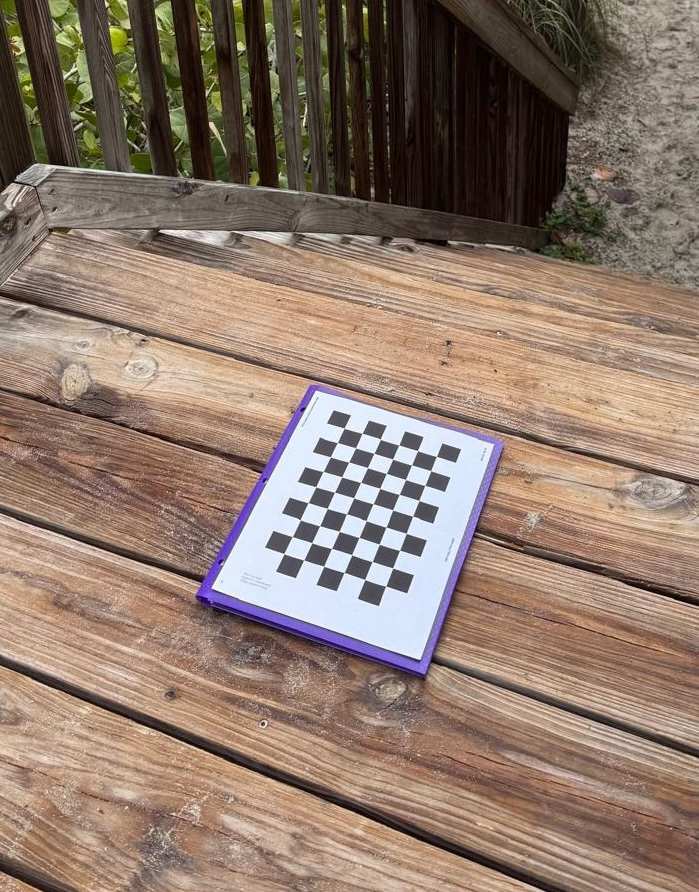
#> input picture data/images/1.jpg, 699 x 892 px; its folder holds 4 pictures in this run
$ python run_calibration.py
#> lines starting #> are read from the running program, lines starting #| are printed output that depends on the picture
### calibration/utils.py
import os, glob, json
import cv2
import numpy as np

# io helpers
def sorted_image_paths(folder, patterns=(".jpg", ".jpeg", ".JPG", ".JPEG")):
#> called with folder = 'data/images', patterns = ('.jpg', '.jpeg', '.JPG', '.JPEG')
    paths = []
    for p in patterns:
        paths.extend(glob.glob(os.path.join(folder, f"*{p}")))
#> pass 2 of the loop in sorted_image_paths, `for p in patterns:`:
#> pass 3 of the loop in sorted_image_paths, `for p in patterns:`:
#> the loop made 4 passes; the first 3 are shown
    # On case-insensitive filesystems multiple patterns may match the same file
    # (e.g. '*.jpg' and '*.JPG'). Deduplicate while preserving order.
    seen = set()
    unique = []
    for p in paths:
        key = os.path.normcase(os.path.abspath(p))
        if key not in seen:
            seen.add(key)
            unique.append(p)
    return sorted(unique)

# [5 lines left out: function read_gray, not called in this run]

# math helpers
class Utils:
    # [42 lines left out: functions project_points, draw_coordinate_frame, build_Lambda, json_read, not called in this run]

### calibration/calib_io.py
import json
import numpy as np
from typing import Dict


def save_calibration_json(calib: Dict, out_path: str):
    with open(out_path, "w") as f:
        json.dump(calib, f, indent=2)


# [6 lines left out: function load_calibration_json, not called in this run]

### scripts/run_calibration.py
#!/usr/bin/env python3
import os
import sys
import argparse
import numpy as np
import cv2

# Ensure project root is on sys.path so `from calibration import ...` works
_PROJECT_ROOT = os.path.dirname(os.path.dirname(os.path.abspath(__file__)))
if _PROJECT_ROOT not in sys.path:
    sys.path.insert(0, _PROJECT_ROOT)

from calibration.core import undistort_image
from calibration.calib_io import save_calibration_json
from calibration.utils import sorted_image_paths


def main():
    """Run calibration using OpenCV calibrateCameraExtended with ordered image paths.

    This version:
      * Keeps a single sorted list of image paths.
      * Detects chessboard corners in that order; successful detections are appended.
      * Uses cv2.calibrateCameraExtended to obtain per-view RMS errors (per_view_errors).
      * Does NOT fix distortion coefficients by default; optional flags expose common fixes.
      * Saves ordered used image paths and per-image RMSE to JSON.
    """

    ap = argparse.ArgumentParser(description="CSE5283 camera calibration (calibrateCameraExtended)")
    ap.add_argument("--images_dir", type=str, default="data/images", help="Folder with chessboard images")
    ap.add_argument("--cols", type=int, default=9, help="Inner corners across (columns)")
    ap.add_argument("--rows", type=int, default=6, help="Inner corners down (rows)")
    ap.add_argument("--square_size", type=float, default=22.0, help="Square size (mm)")
    ap.add_argument("--out_json", type=str, default="data/results/calibration.json", help="Output calibration JSON path")
    ap.add_argument("--preview_image", type=str, default=None, help="Optional image to undistort for preview")
    ap.add_argument("--preview_out", type=str, default="data/results/undistort_preview.jpg", help="Where to save side-by-side preview")
    ap.add_argument("--undistort_alpha", type=float, default=0.5, help="Alpha for getOptimalNewCameraMatrix (0..1)")
    ap.add_argument("--undistort_center_pp", action="store_true", help="Center principal point in new camera matrix for preview")
    ap.add_argument("--visualize_corners_to", type=str, default=None, help="If set, save detected-corners images to this folder")
    # Optional calibration flags (off by default)
    ap.add_argument("--zero-tangent", dest="zero_tangent", action="store_true", help="Add CALIB_ZERO_TANGENT_DIST")
    ap.add_argument("--fix-principal-point", dest="fix_principal_point", action="store_true", help="Add CALIB_FIX_PRINCIPAL_POINT")
    ap.add_argument("--fix-aspect", dest="fix_aspect", action="store_true", help="Add CALIB_FIX_ASPECT_RATIO (requires initial fx)")
    ap.add_argument("--rational", dest="rational", action="store_true", help="Add CALIB_RATIONAL_MODEL")
    ap.add_argument("--thin-prism", dest="thin_prism", action="store_true", help="Add CALIB_THIN_PRISM_MODEL")
    ap.add_argument("--tilt", dest="tilt", action="store_true", help="Add CALIB_TILTED_MODEL")
    args = ap.parse_args()

    pattern_size = (args.cols, args.rows)
    print("[1/3] Listing images...")
    image_paths = sorted_image_paths(args.images_dir)
    print(f"Found {len(image_paths)} image files in {args.images_dir}")
    if not image_paths:
        print("No images found; exiting.")
        return

    # Prepare object points template (Z=0 plane)
    objp = np.zeros((pattern_size[0] * pattern_size[1], 3), np.float32)
    objp[:, :2] = np.mgrid[0:pattern_size[0], 0:pattern_size[1]].T.reshape(-1, 2)
    objp *= float(args.square_size)  # scale to mm

    objpoints = []  # 3D points
    imgpoints = []  # 2D points
    used_image_paths = []
    image_size = None

    print("[2/3] Detecting corners (ordered)...")
    if args.visualize_corners_to:
        os.makedirs(args.visualize_corners_to, exist_ok=True)
    for p in image_paths:
        img = cv2.imread(p, cv2.IMREAD_COLOR)
#> img is the input picture: shape (892, 699, 3); mean B, G, R 107.6, 121.4, 142.1
        if img is None:
            continue
        gray = cv2.cvtColor(img, cv2.COLOR_BGR2GRAY)
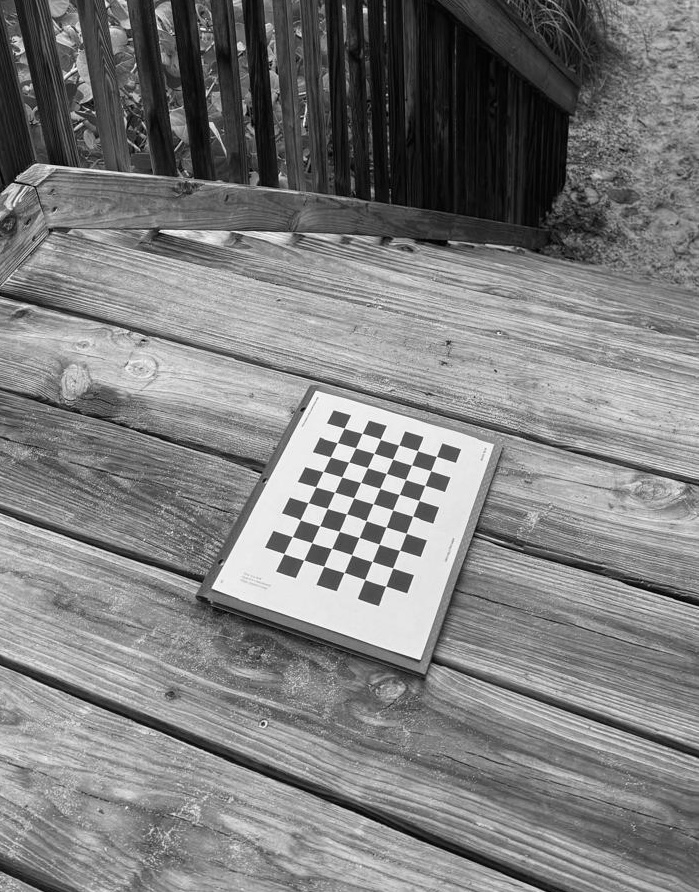
#> gray: shape (892, 699); min 0, max 254, mean 126
        ret, corners = cv2.findChessboardCorners(gray, pattern_size,
                                                 flags=cv2.CALIB_CB_ADAPTIVE_THRESH +
                                                       cv2.CALIB_CB_FAST_CHECK +
                                                       cv2.CALIB_CB_NORMALIZE_IMAGE)
#> ret = True; corners = 54 rows, first 8: [436.4, 456.4], [430.7, 470.6], [424.9, 485.3], [419, 500.4], [412.6, 516.2], [406.3, 533.3], [399.6, 550.3], [392.7, 568]
        if not ret:
            continue
        # refine
        corners = cv2.cornerSubPix(gray, corners, (11, 11), (-1, -1),
                                   criteria=(cv2.TERM_CRITERIA_EPS + cv2.TERM_CRITERIA_MAX_ITER, 30, 0.001))
#> corners = 54 rows, first 8: [436.4, 456.3], [430.7, 470.7], [424.8, 485.4], [418.8, 500.5], [412.8, 515.9], [406.2, 533.4], [399.6, 550.3], [392.6, 568]
        if image_size is None:
            h, w = gray.shape[:2]
#> h = 892; w = 699
            image_size = (w, h)
#> image_size = (699, 892)
        objpoints.append(objp.copy())
        imgpoints.append(corners)
        used_image_paths.append(p)
        if args.visualize_corners_to:
            vis = img.copy()
            cv2.drawChessboardCorners(vis, pattern_size, corners, True)
            out_name = os.path.join(args.visualize_corners_to, os.path.basename(p))
            cv2.imwrite(out_name, vis)
#> pass 2 of the loop in main, `for p in image_paths:`:
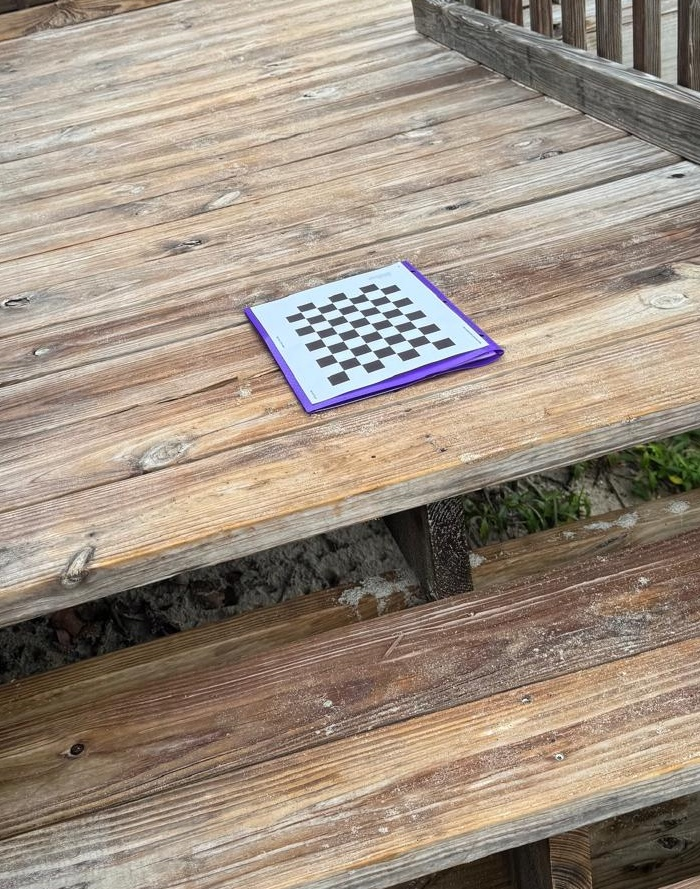
#> input picture data/images/10.jpg, 700 x 889 px
#> in main, img is the input picture: shape (889, 700, 3); mean B, G, R 129.9, 144.3, 158.5
#> in main, `gray = cv2.cvtColor(img, cv2.COLOR_BGR2GRAY)`:
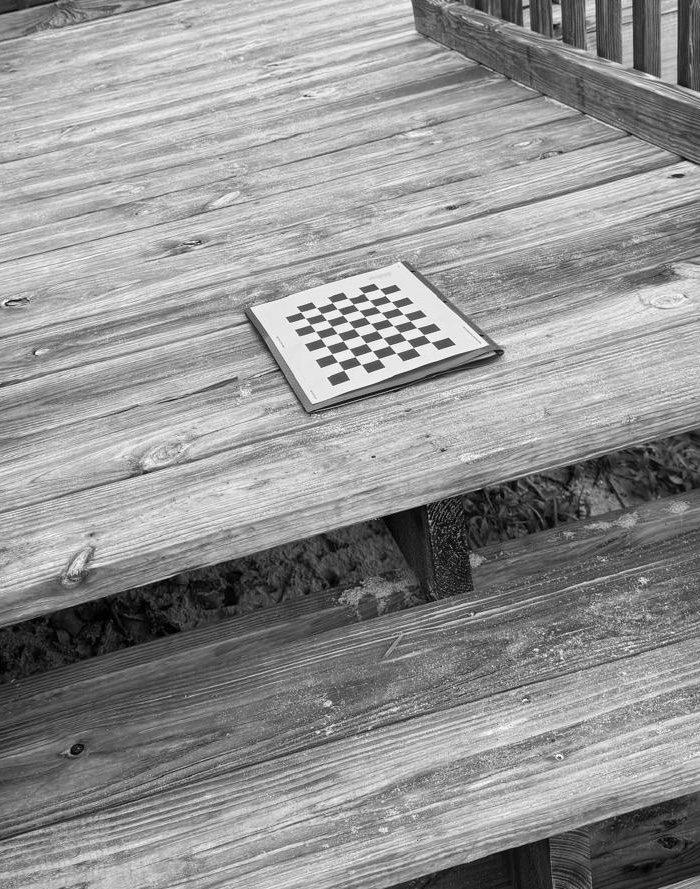
#> gray: shape (889, 700); min 0, max 254, mean 146.9
#> in main, `ret, corners = cv2.findChessboardCorners(gray, pattern_size, flags=cv2..`: corners = 54 rows, first 8: [343.6, 370], [337.8, 361.9], [331.9, 354], [326, 346], [320.7, 338.5], [315.4, 331.4], [310.2, 324.5], [305.2, 318]
#> in main, `corners = cv2.cornerSubPix(gray, corners, (11, 11), (-1, -1), criteria..`: corners = 54 rows, first 8: [340.4, 365.8], [334.8, 357.4], [328.6, 349.8], [320.6, 338.2], [320.2, 337.6], [315.7, 331.4], [310.4, 324.4], [305.5, 318.1]
#> pass 3 of the loop in main, `for p in image_paths:`:
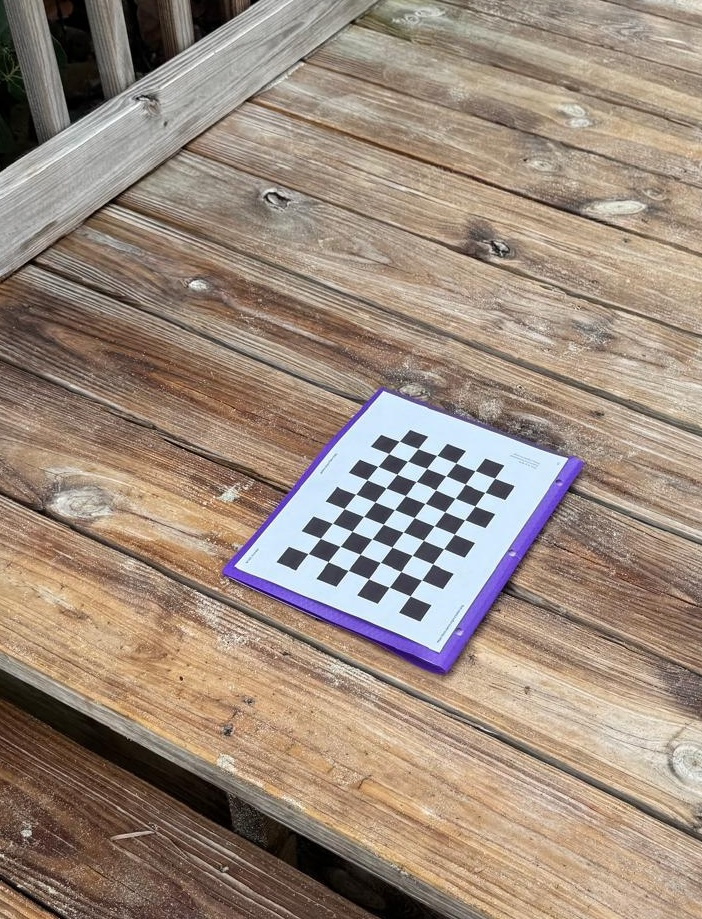
#> input picture data/images/11.jpg, 702 x 919 px
#> in main, img is the input picture: shape (919, 702, 3); mean B, G, R 125, 139, 156.3
#> in main, `gray = cv2.cvtColor(img, cv2.COLOR_BGR2GRAY)`:
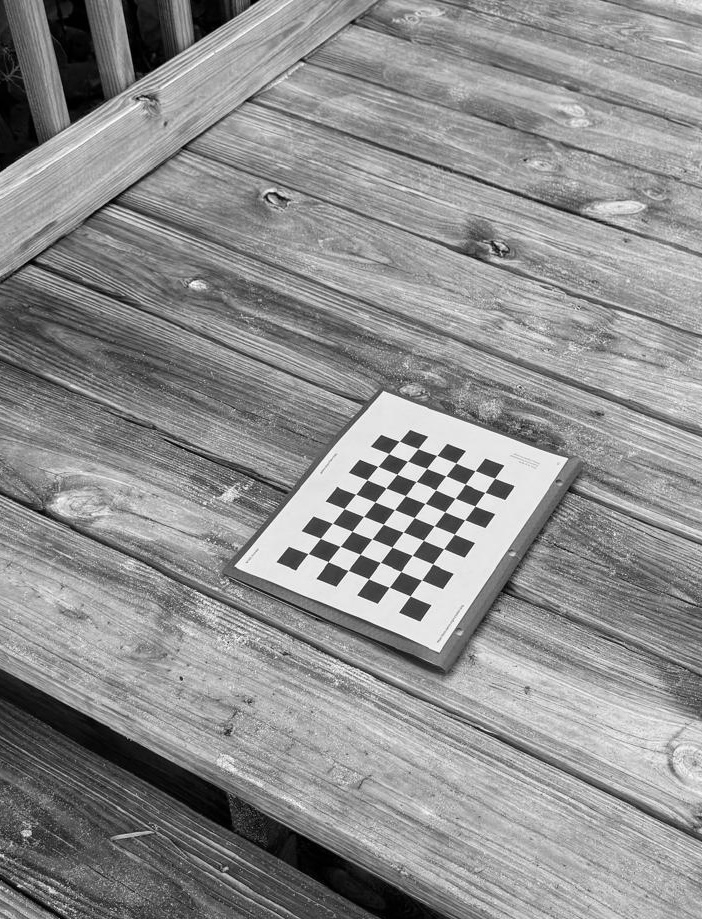
#> gray: shape (919, 702); min 0, max 255, mean 142.6
#> in main, `ret, corners = cv2.findChessboardCorners(gray, pattern_size, flags=cv2..`: corners = 54 rows, first 8: [308.3, 553.5], [320.4, 538.4], [332.5, 523.3], [344.2, 508.6], [355.6, 494.1], [367.1, 479.7], [377.7, 466.5], [388.7, 453.6]
#> in main, `corners = cv2.cornerSubPix(gray, corners, (11, 11), (-1, -1), criteria..`: corners = 54 rows, first 8: [308.1, 553.6], [320.4, 538.3], [332.4, 523.3], [344.2, 508.6], [355.7, 494.2], [366.9, 479.7], [377.8, 466.4], [388.7, 453.6]
#> the loop made 4 passes; the first 3 are shown

    if len(objpoints) < 3:
        print(f"Only detected corners in {len(objpoints)} images (need >=3). Aborting.")
        return

    print(f"Detected valid corners in {len(objpoints)} / {len(image_paths)} images.")

    # Calibration flags (none fixed by default)
    flags = 0
#> flags = 0
    if args.zero_tangent:
        flags |= cv2.CALIB_ZERO_TANGENT_DIST
    if args.fix_principal_point:
        flags |= cv2.CALIB_FIX_PRINCIPAL_POINT
    if args.fix_aspect:
        flags |= cv2.CALIB_FIX_ASPECT_RATIO
    if args.rational:
        flags |= cv2.CALIB_RATIONAL_MODEL
    if args.thin_prism:
        flags |= cv2.CALIB_THIN_PRISM_MODEL
    if args.tilt:
        flags |= cv2.CALIB_TILTED_MODEL

    print("[3/3] Running calibrateCameraExtended ...")
    rms, K, dist, rvecs, tvecs, std_int, std_ext, per_view_errors = cv2.calibrateCameraExtended(
        objpoints, imgpoints, image_size, None, None, flags=flags)

    calib = {
        "K": K.tolist(),
        "distCoeffs": dist.reshape(-1).tolist(),
        "dist": dist.reshape(-1).tolist(),  # legacy key for existing loaders
        "rvecs": [rv.reshape(-1).tolist() for rv in rvecs],
        "tvecs": [tv.reshape(-1).tolist() for tv in tvecs],
        "image_paths": used_image_paths,  # ordered subset actually used
        "all_image_paths": image_paths,   # full sorted list prior to filtering
        "per_image_rmse": [float(e) for e in per_view_errors.ravel()],
        "rms": float(rms),
        "rows": int(args.rows),
        "cols": int(args.cols),
        "square_size": float(args.square_size),
        "image_size": [int(image_size[0]), int(image_size[1])],
        "flags": int(flags),
        "std_intrinsics": [float(x) for x in std_int.reshape(-1)],
        "std_extrinsics": [float(x) for x in std_ext.reshape(-1)]
    }

    os.makedirs(os.path.dirname(args.out_json), exist_ok=True)
    save_calibration_json(calib, args.out_json)

    # Summary
    print("RMS:", rms)
    print("distCoeffs:", dist.ravel())
    print("Images used:", len(used_image_paths))
    print("Saved:", args.out_json)

    # Optional undistortion preview
    if args.preview_image:
        img = cv2.imread(args.preview_image, cv2.IMREAD_COLOR)
        if img is None:
            print(f"Preview image not found: {args.preview_image}")
            return
        K_np = K.astype(float)
        dist_np = dist.reshape(-1, 1).astype(float)
        und, newK = undistort_image(
            img, K_np, dist_np,
            balance=args.undistort_alpha,
            center_pp=args.undistort_center_pp,
        )
        side_by_side = np.hstack([img, und])
        os.makedirs(os.path.dirname(args.preview_out), exist_ok=True)
        cv2.imwrite(args.preview_out, side_by_side)
        print(f"Undistortion preview saved to {args.preview_out}")


if __name__ == "__main__":
    main()
